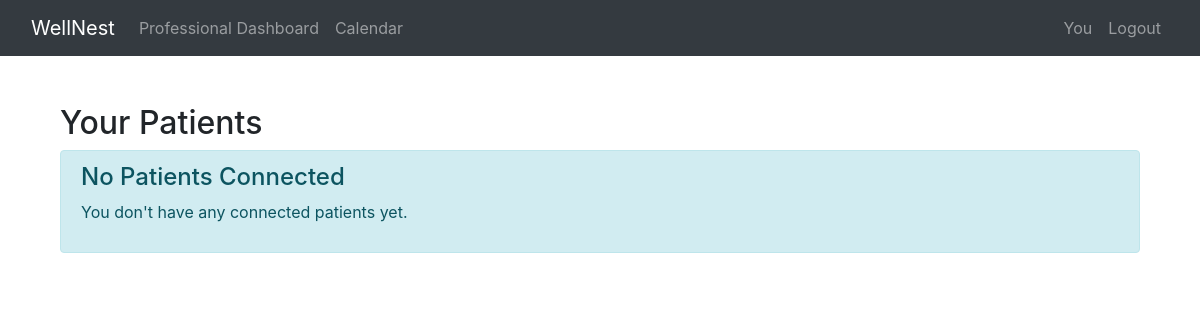
/professional_patient_dashboard/ (signed in), run on an earlier commit of the app's database.
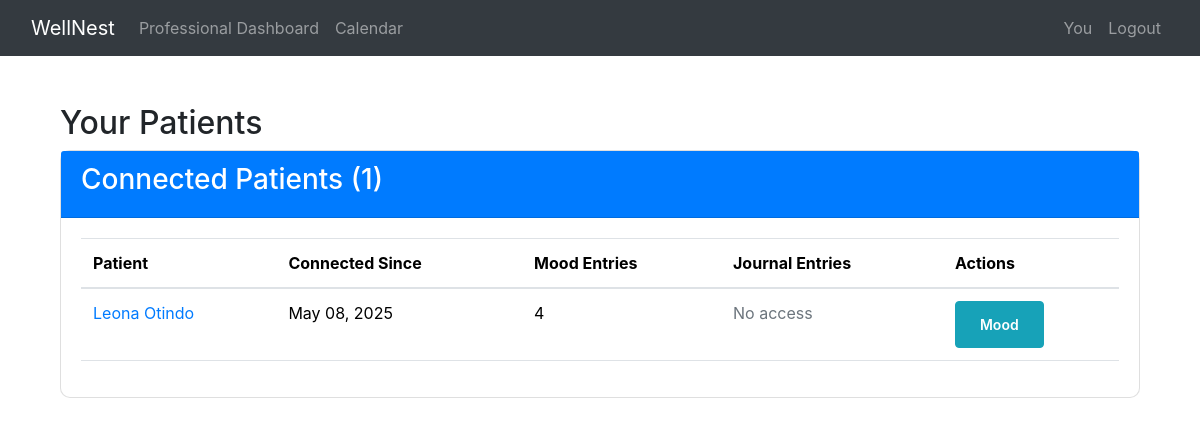
And on a later commit of the database.
### website/models.py (models this page shows)
class PatientProfessionalRelationship(models.Model):
    STATUS_CHOICES = [
    ('pending', 'Pending'),
    ('accepted', 'Accepted'),
    ('rejected', 'Rejected'),
    ]
    status = models.CharField(max_length=10, choices=STATUS_CHOICES, default='pending')
    patient = models.ForeignKey(User, on_delete=models.CASCADE, related_name='care_team')
    professional = models.ForeignKey(User, on_delete=models.CASCADE, related_name='patients')
    status = models.CharField(max_length=10, choices=STATUS_CHOICES, default='pending')
    rejection_reason = models.TextField(blank=True, null=True)
    access_mood = models.BooleanField(default=True)
    access_journal = models.BooleanField(default=False)
    journal_access_level = models.CharField(
        max_length=20,
        choices=[
            ('summary', 'Only Sentiment Summary'),
            ('titles', 'Entry Titles Only'),
            ('full', 'Full Journal Access')
        ],
        default='summary'
    )
    created_at = models.DateTimeField(auto_now_add=True)
    class Meta:
        unique_together = ('patient', 'professional')

### website/relationship_views.py (the view)
# urls.py: path('professional_patient_dashboard/', relationship_views.professional_patient_dashboard, name='professional_patient_dashboard'),
@login_required
def professional_patient_dashboard(request):
    profile = request.user.userprofile
    if profile.role != 'professional' or not profile.is_verified:
        return redirect('home')
    relationships = PatientProfessionalRelationship.objects.filter(
        professional=request.user,
        status='accepted'
    ).select_related('patient__userprofile')
    for rel in relationships:
        if rel.access_mood:
            rel.mood_entries_count = MoodEntry.objects.filter(user=rel.patient).count()
        else:
            rel.mood_entries_count = 0
        if rel.access_journal:
            rel.journal_entries_count = JournalEntry.objects.filter(user=rel.patient).count()
        else:
            rel.journal_entries_count = 0
    return render(request, 'professionals/patient_dashboard.html', {
        'relationships': relationships
    })

### website/templates/professionals/patient_dashboard.html (shortened to what this page needs)
{% extends "base.html" %}
{% block content %}
<div class="container mt-4">
    <h2>Your Patients</h2>
    {% if relationships %}
    <div class="card">
        <div class="card-header bg-primary text-white">
            <h3>Connected Patients ({{ relationships.count }})</h3>
        </div>
        <div class="card-body">
            <table class="table table-hover">
                <thead>
                    <tr>
                        <th>Patient</th>
                        <th>Connected Since</th>
                        <th>Mood Entries</th>
                        <th>Journal Entries</th>
                        <th>Actions</th>
                    </tr>
                </thead>
                <tbody>
                    {% for rel in relationships %}
                    <tr>
                        <td>
                            <a href="{% url "profile_summary_view" %}">
                                {{ rel.patient.get_full_name }}
                            </a>
                        </td>
                        <td>{{ rel.created_at|date:"M d, Y" }}</td>
                        <td>
                            {% if rel.access_mood %}
                                {{ rel.mood_entries_count }}
                            {% else %}
                                <span class="text-muted">No access</span>
                            {% endif %}
                        </td>
                        <td>
                            {% if rel.access_journal %}
                                {{ rel.journal_entries_count }} ({{ rel.get_journal_access_level_display }})
                            {% else %}
                                <span class="text-muted">No access</span>
                            {% endif %}
                        </td>
                        <td>
                            <div class="btn-group">
                                {% if rel.access_mood %}
                                <a href="{% url 'view_patient_mood' rel.patient.id %}" class="btn btn-sm btn-info">
                                    Mood
                                </a>
                                {% endif %}
                            </div>
                        </td>
                    </tr>
                    {% endfor %}
                </tbody>
            </table>
        </div>
    </div>
    {% else %}
    <div class="alert alert-info">
        <h4>No Patients Connected</h4>
        <p>You don't have any connected patients yet.</p>
    </div>
    {% endif %}
</div>
{% endblock %}

What changed in the data, as far as the page shows it:
added PatientProfessionalRelationship: patient.get_full_name "Leona Otindo", created_at "May 08, 2025", mood_entries_count "4", access_journal "No access", access_mood "Mood"
Also different on the page:
{{ relationships.count }}: (not shown) → "1"
text no longer shown: "No Patients Connected You don't have any connected patients yet."
text now shown: "Connected Patients ( ) Patient Connected Since Mood Entries Journal Entries Actions"
